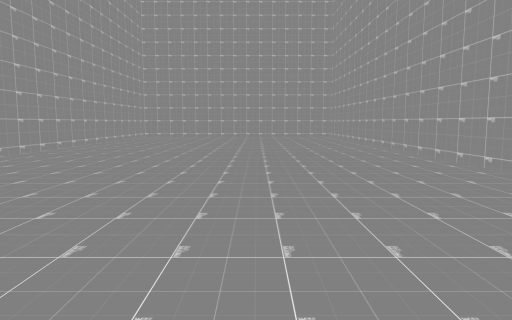
view 1 (above)

12 first-person views from a walk through a 3-D level made in the Unity game engine. The camera is 1.2 m above the floor, tilts 6° down and sees 70° across. The floor is counted in squares, 2 m on a side. Each view is taken from the middle of a square. On the plan, view 1 faces up. The plan holds only what a view shows up to about 10 squares ahead; the rest is blank. The place goes on beyond the plan.

view 2
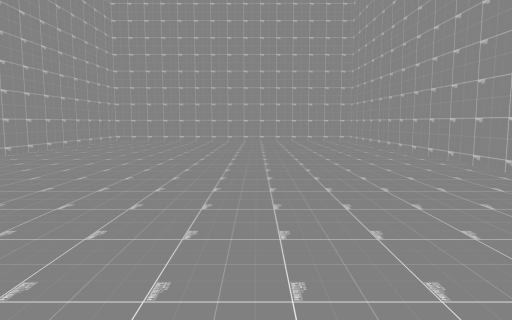

view 3
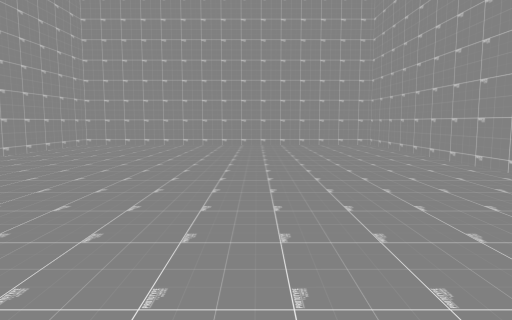

view 4
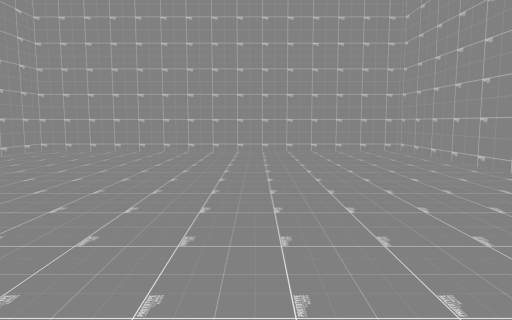

view 5
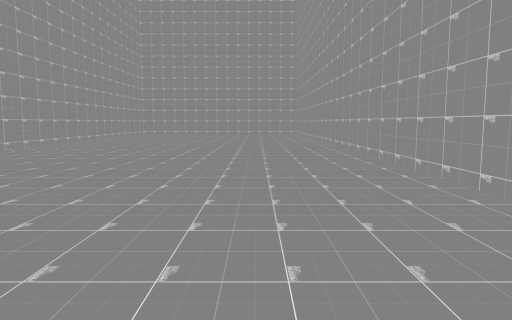

view 6
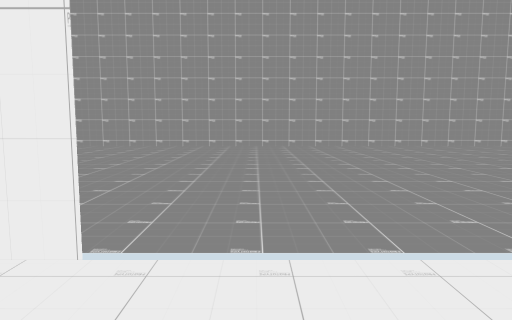

view 7
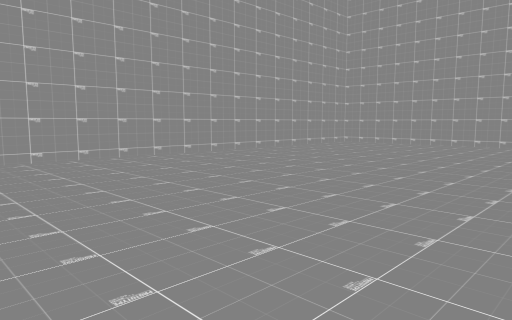

view 8
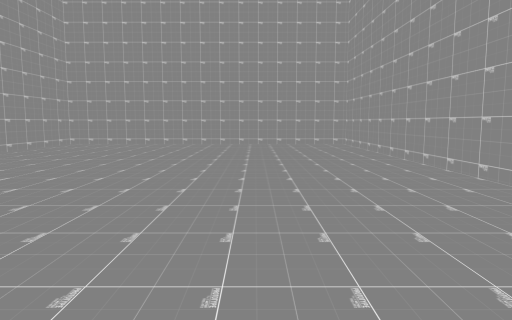

view 9
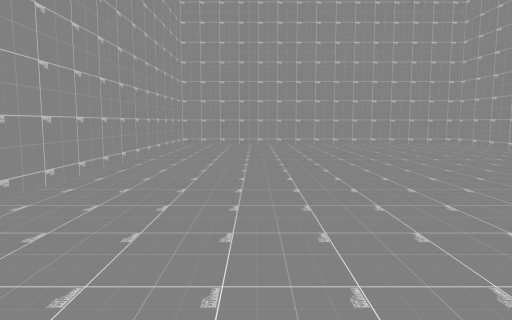

view 10
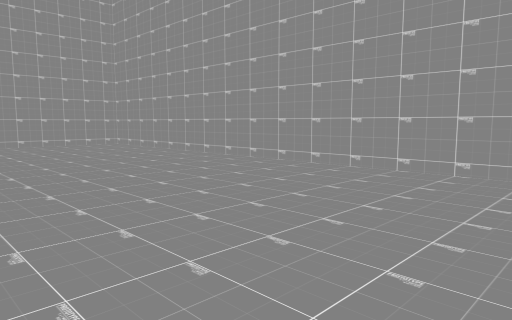

view 11
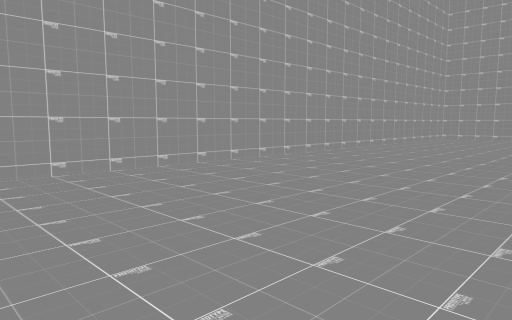

view 12
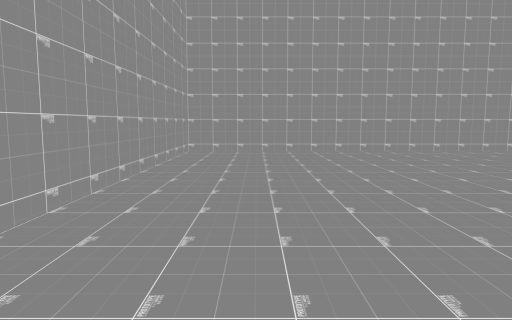

### Floor plan
Key: @ floor where view 1 was taken; # wall or solid block; . floor.
Columns run from 6 left of view 1 to 3 right of it. Each row starts with its distance up from view 1.
 14  #.......#
 13  #.......#
 12  #.......#
 11  #.......#
 10  #.......#
  9  #.......#
  8  ##......#
  7   #......#
  6   #......#
  5  ##......#
  4  #.......#
  3  ##......#
  2   #......#
  1   #......#
  0  .#...@..#
 -1 .........#
 -2  ........#
 -3    ......#
 -4   #......#
 -5   #......#
 -6   #......#
 -7   #......#
 -8   #......#
 -9   #......#
-10   #......#
-11   #......#
-12   #......#
-13   ########

Positions as (right, up) in squares from view 1, and headings:
1: (0, 0), facing up
2: (0, 3), facing up
3: (0, 5), facing up
4: (0, 7), facing up
5: (1, -3), facing up
6: (-6, -1), facing right
7: (-3, -3), facing down-right
8: (-2, -3), facing down
9: (1, -3), facing down
10: (0, -3), facing down-left
11: (0, 1), facing up-left
12: (-3, 7), facing up
